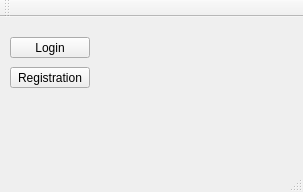
<?xml version="1.0" encoding="UTF-8"?>
<ui version="4.0">
 <class>MainWindow</class>
 <widget class="QMainWindow" name="MainWindow">
  <property name="geometry">
   <rect>
    <x>0</x>
    <y>0</y>
    <width>303</width>
    <height>192</height>
   </rect>
  </property>
  <property name="windowTitle">
   <string>MainWindow</string>
  </property>
  <widget class="QWidget" name="centralWidget">
   <widget class="QPushButton" name="pushButton">
    <property name="geometry">
     <rect>
      <x>10</x>
      <y>20</y>
      <width>80</width>
      <height>21</height>
     </rect>
    </property>
    <property name="text">
     <string>Login</string>
    </property>
   </widget>
   <widget class="QPushButton" name="pushButton_2">
    <property name="geometry">
     <rect>
      <x>10</x>
      <y>50</y>
      <width>80</width>
      <height>21</height>
     </rect>
    </property>
    <property name="text">
     <string>Registration</string>
    </property>
   </widget>
  </widget>
  <widget class="QMenuBar" name="menuBar">
   <property name="geometry">
    <rect>
     <x>0</x>
     <y>0</y>
     <width>303</width>
     <height>20</height>
    </rect>
   </property>
  </widget>
  <widget class="QToolBar" name="mainToolBar">
   <attribute name="toolBarArea">
    <enum>TopToolBarArea</enum>
   </attribute>
   <attribute name="toolBarBreak">
    <bool>false</bool>
   </attribute>
  </widget>
  <widget class="QStatusBar" name="statusBar"/>
 </widget>
 <layoutdefault spacing="6" margin="11"/>
 <resources/>
 <connections/>
</ui>
